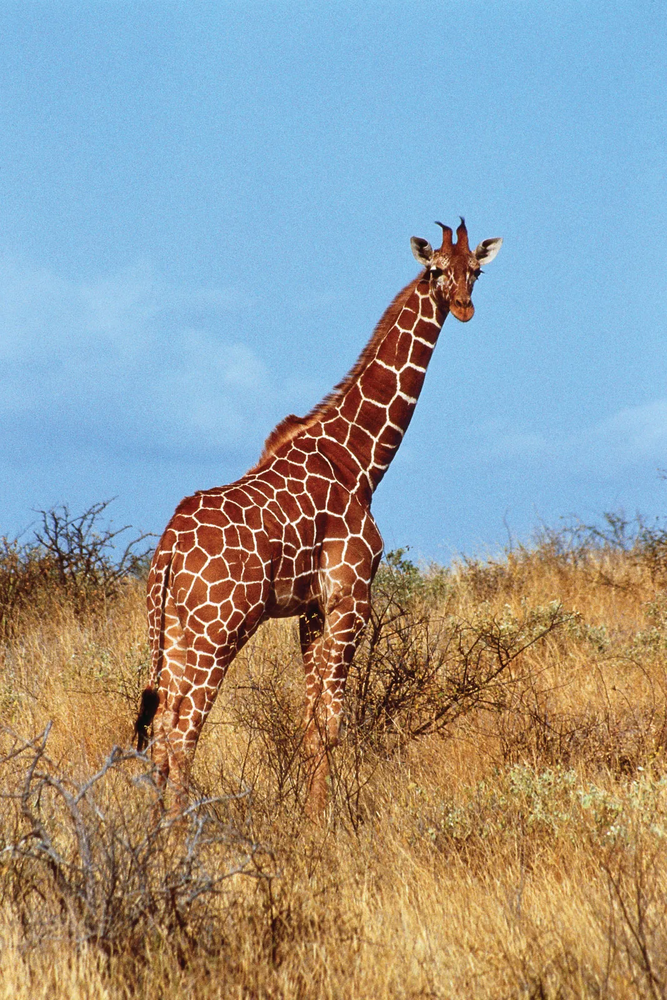
#> input picture Open_CV_with_Python/Reading_and_writing_images/images/giraffe-Kenya.png, 667 x 1000 px, shrunk from 1067 x 1600 before the run, found by its file name
$ jupyter execute edge_detection.ipynb   (older library calls are emulated)
#> lines starting #> are read from the running program, lines starting #| are printed output that depends on the picture; after the words box and inside, x2 and y2 are one past the last pixel; in counts of white or black regions, pixels touching at a corner belong together
[cell 1]
import cv2
import matplotlib.pyplot as plt

[cell 2]
image = cv2.imread("../images/giraffe-Kenya.png", cv2.IMREAD_GRAYSCALE)
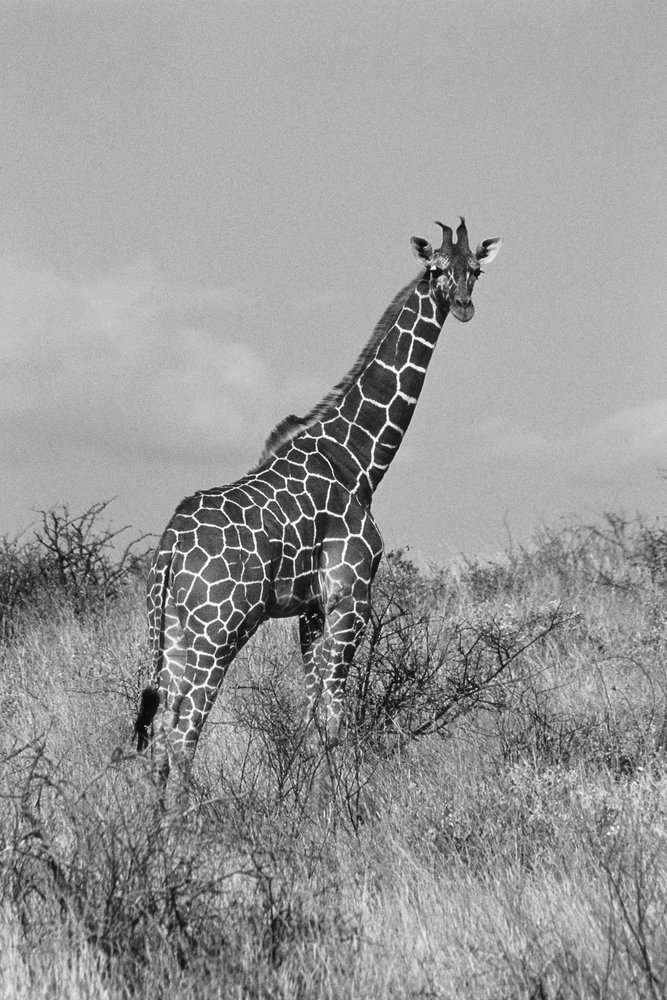
#> image: shape (1000, 667); min 7, max 255, mean 152.7


# Sobel edge detector

sobel_x = cv2.Sobel(image, cv2.CV_64F, 1, 0, ksize=3)
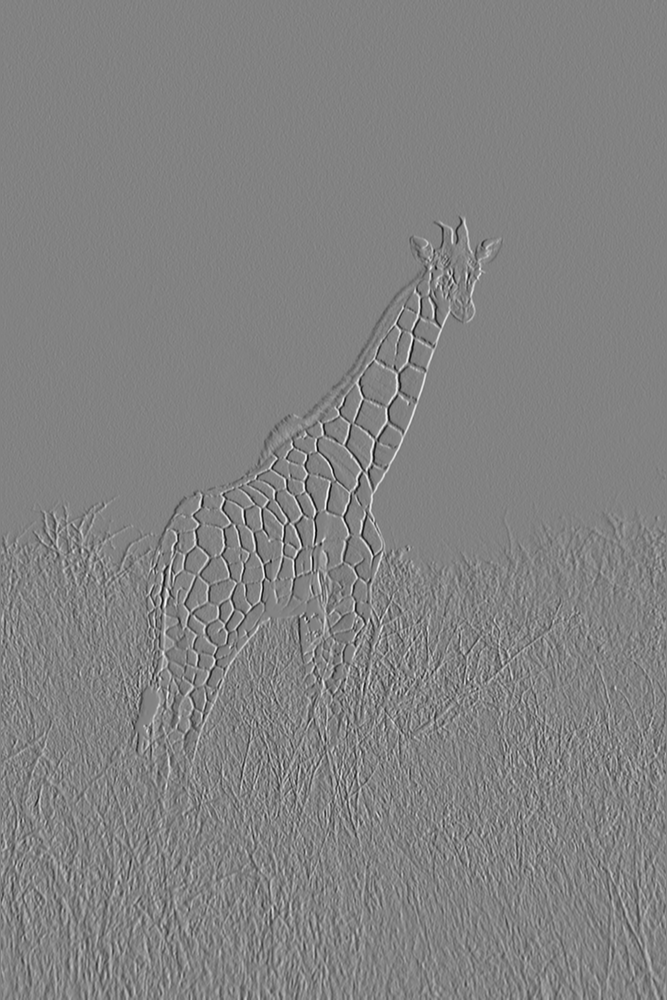
#> sobel_x: shape (1000, 667) float64; min -878, max 838, mean 0; drawn with min black and max white
sobel_y = cv2.Sobel(image, cv2.CV_64F, 0, 1, ksize=3)
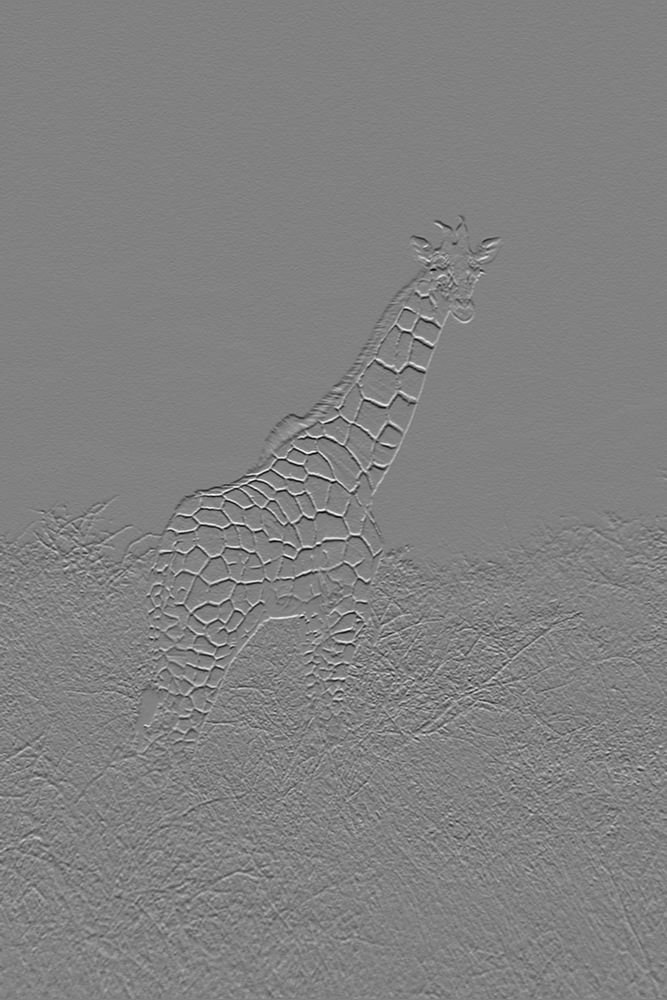
#> sobel_y: shape (1000, 667) float64; min -849, max 821, mean -0.3; drawn with min black and max white

sobel_combined = cv2.magnitude(sobel_x, sobel_y)
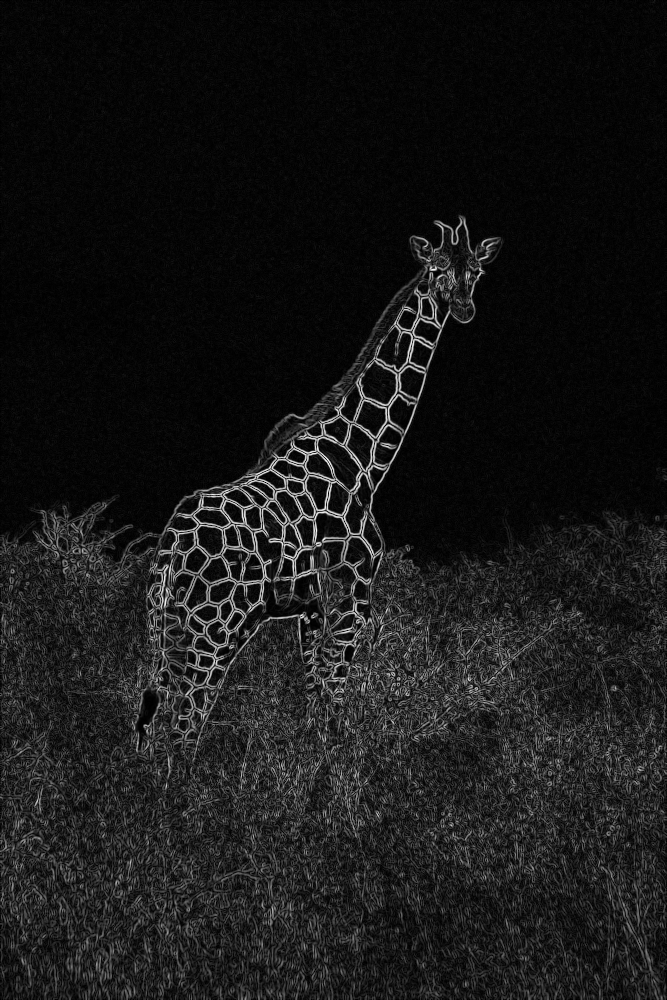
#> sobel_combined: shape (1000, 667) float64; min 0, max 879.8, mean 85; drawn with min black and max white

# Laplacian

laplacian = cv2.Laplacian(image, cv2.CV_64F, ksize=3)
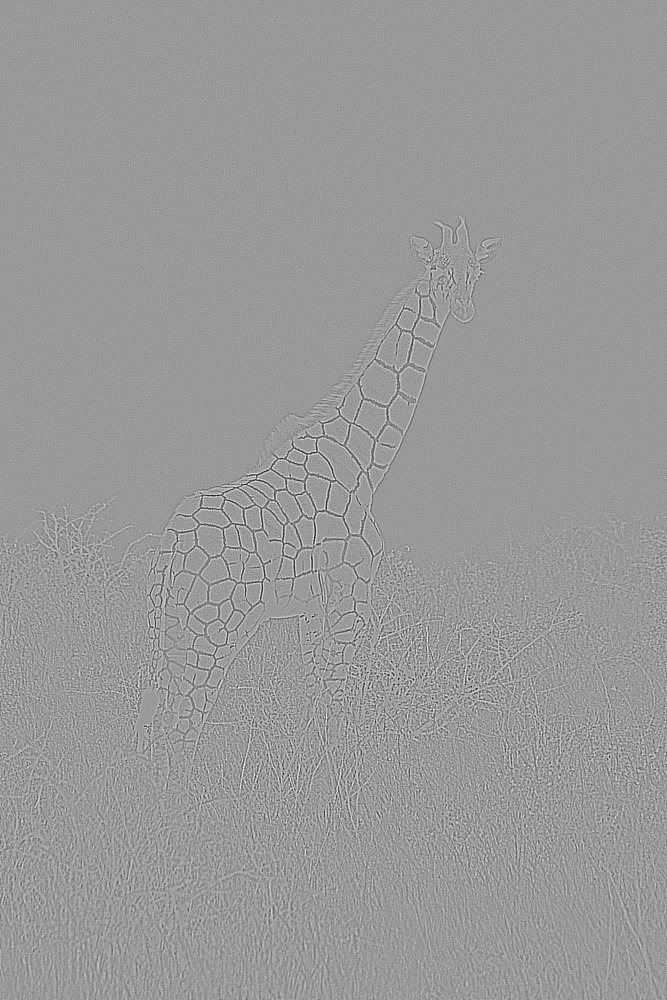
#> laplacian: shape (1000, 667) float64; min -1332, max 886, mean 0; drawn with min black and max white
laplacian_abs = cv2.convertScaleAbs(laplacian)
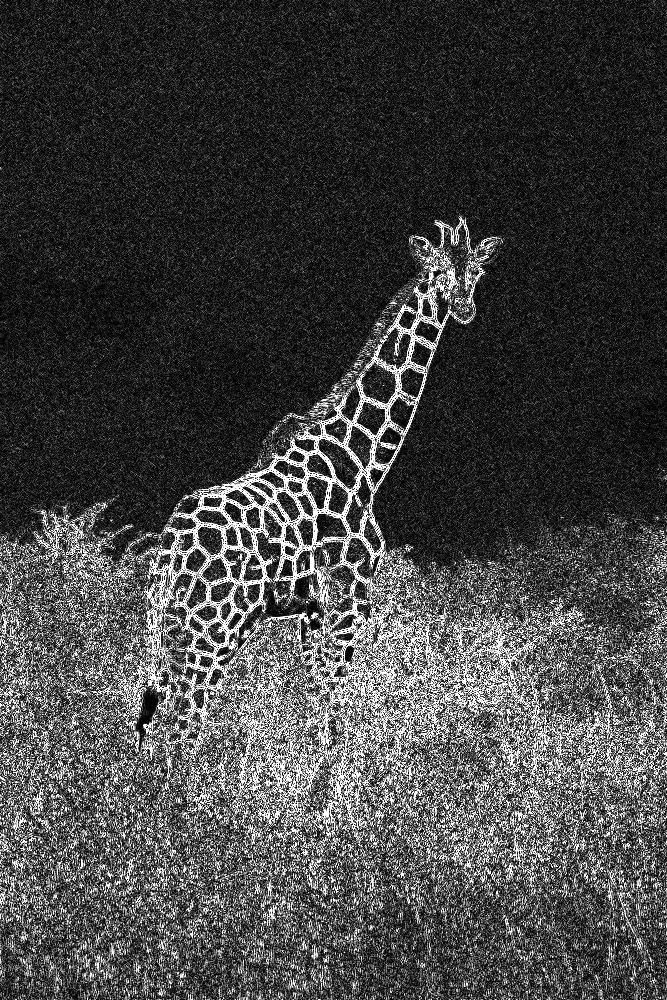
#> laplacian_abs: shape (1000, 667); min 0, max 255, mean 68.2

# Canny
canny_edges = cv2.Canny(image, 180, 200)
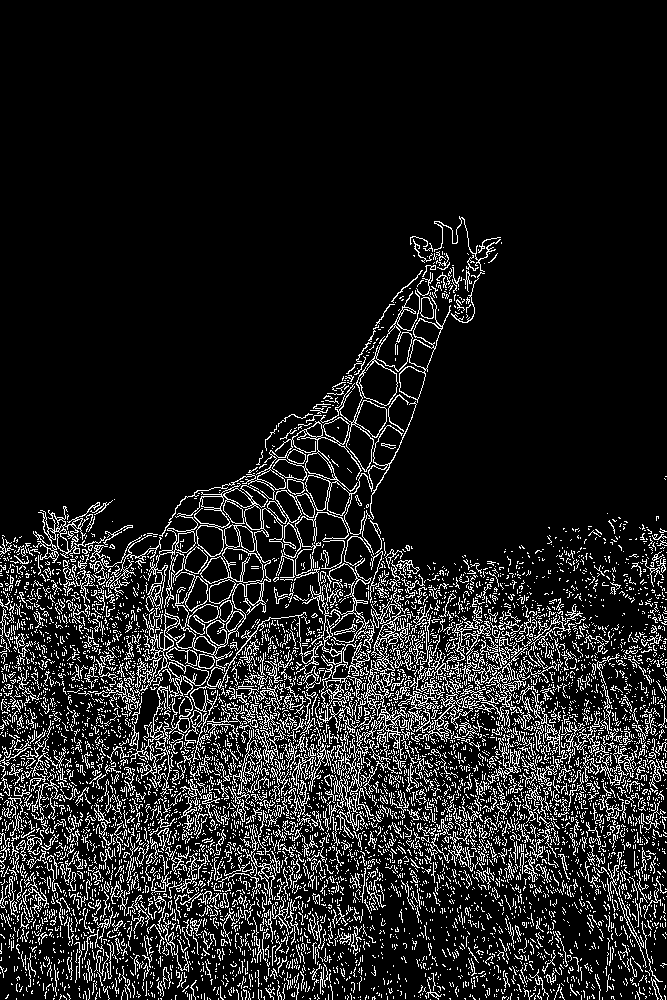
#> canny_edges: shape (1000, 667); 12.1% white in thin lines or dots, all inside (x1, y1, x2, y2) = (0, 216, 667, 1000)

[cell 3]
laplacian_abs

[cell 4]
titles = ['Original', 'Sobel', 'Laplacian_all', 'Laplacian_abs', 'Canny']
image_list = [image, sobel_combined, laplacian, laplacian_abs,  canny_edges]

plt.figure(figsize=(20,16))
for i in range(len(titles)):
    plt.subplot(3,2, i+1)
    plt.imshow(image_list[i], cmap='grey')
    plt.title(titles[i])
    plt.axis('off')
plt.show()

$ run again, with Open_CV_with_Python/Reading_and_writing_images/images/butterfly.jpg saved as Open_CV_with_Python/Reading_and_writing_images/images/giraffe-Kenya.png
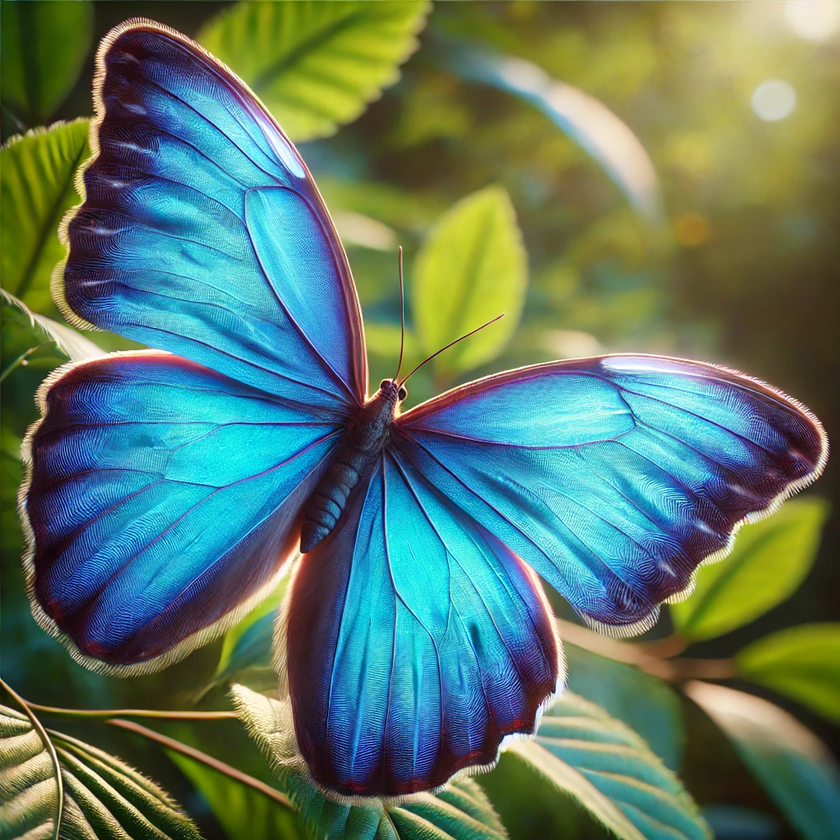
#> input picture Open_CV_with_Python/Reading_and_writing_images/images/butterfly.jpg, 840 x 840 px, shrunk from 1024 x 1024 before the run, found by its file name
#> `laplacian = cv2.Laplacian(image, cv2.CV_64F, ksize=3)`:
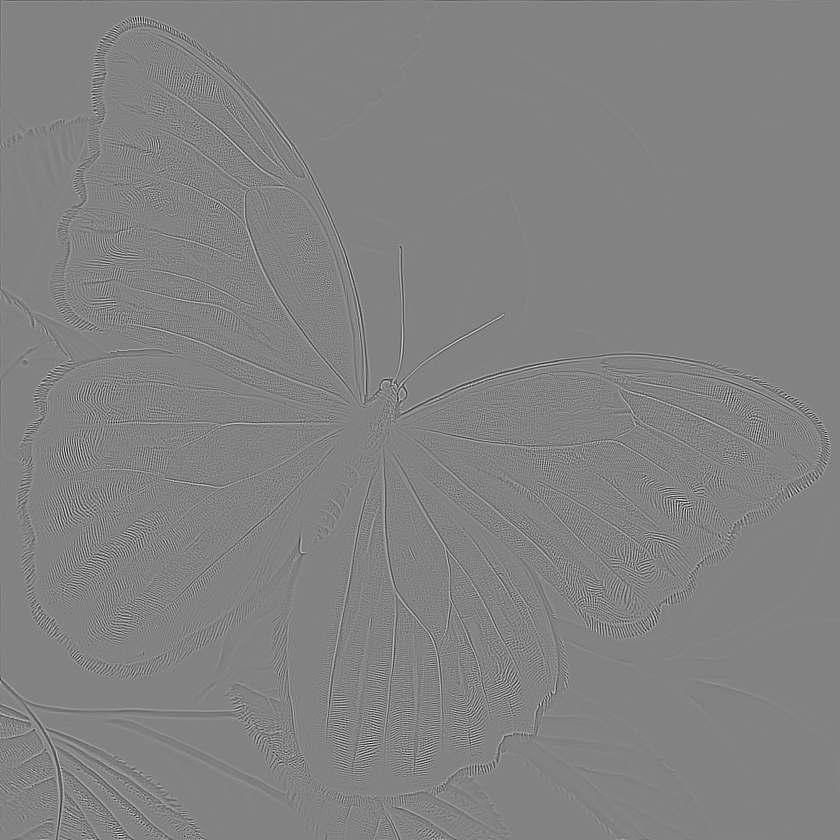
#> laplacian: shape (840, 840) float64; min -1212, max 1156, mean -0.1; drawn with min black and max white
#> `canny_edges = cv2.Canny(image, 180, 200)`:
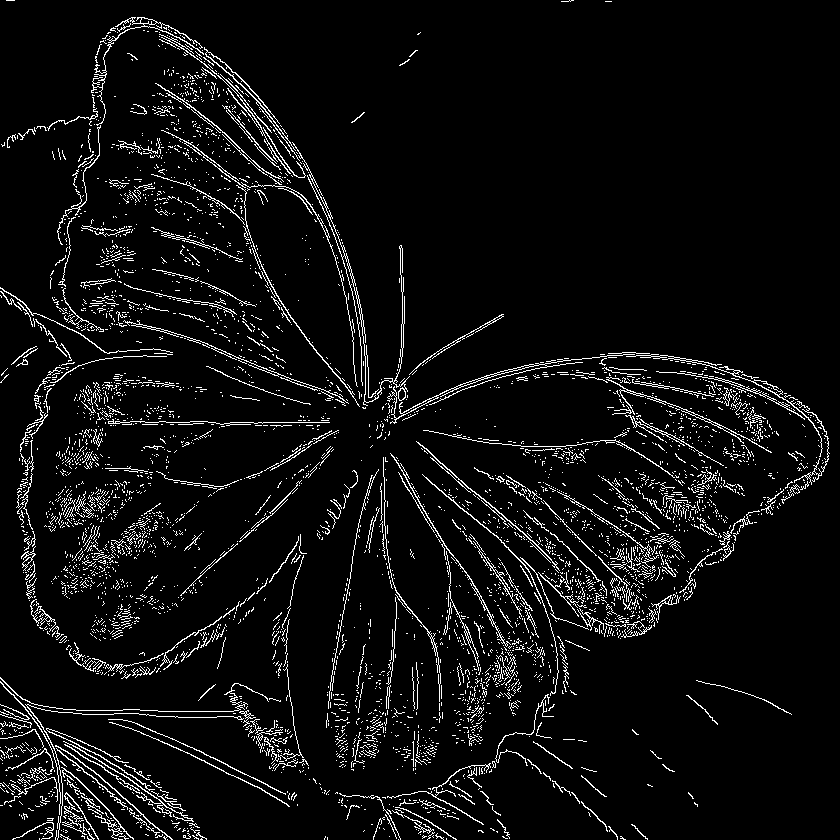
#> canny_edges: shape (840, 840); 5.7% white in thin lines or dots
